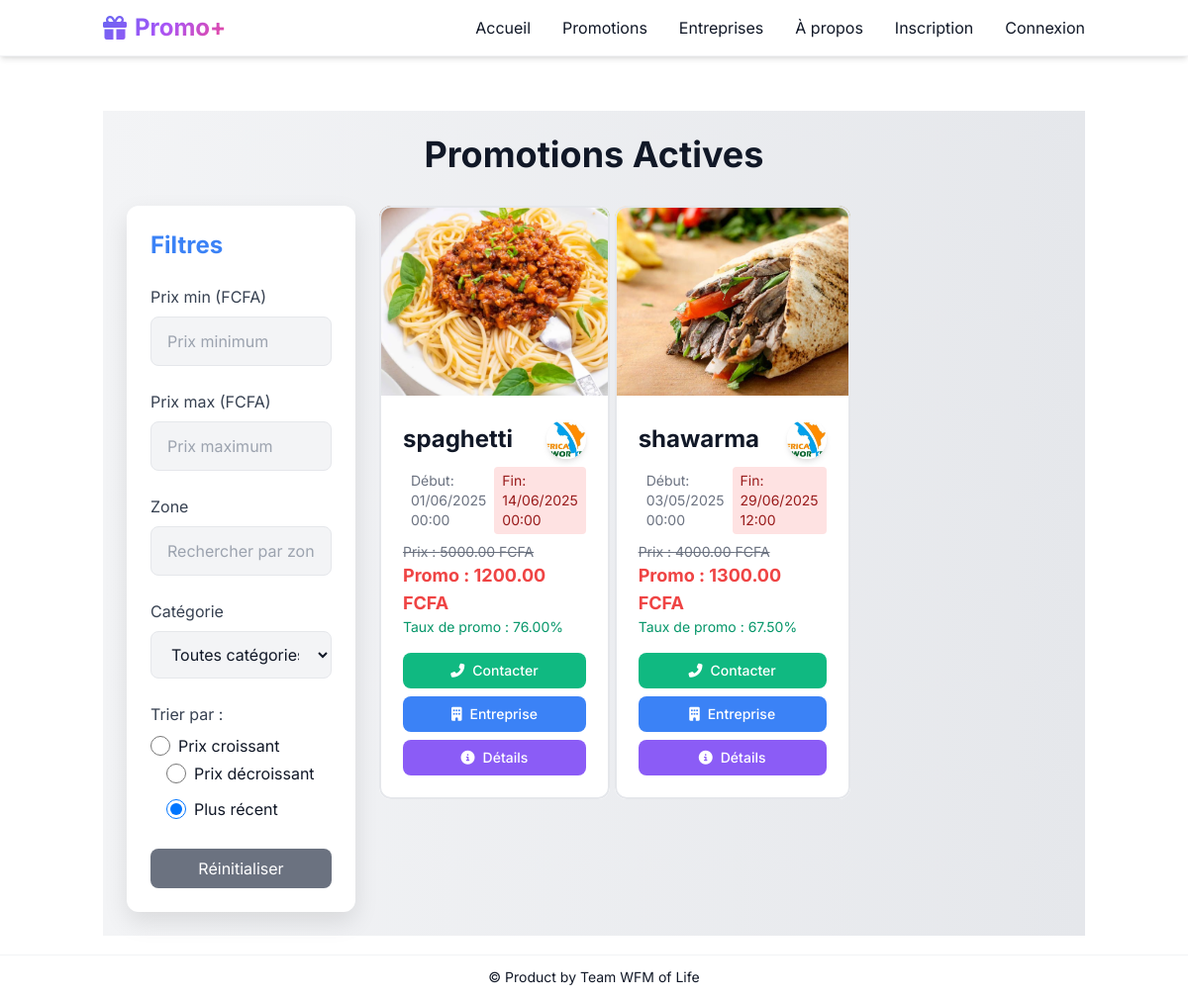
/promotions-actives/, run on the app's committed database.
### promotions/models.py (models this page shows, shortened)
class Produit(models.Model):
    nom = models.CharField(max_length=100)
    description = models.TextField()
    prix = models.DecimalField(max_digits=10, decimal_places=2)
    prix_promotionnel = models.DecimalField(max_digits=10, decimal_places=2)
    date_debut_promo = models.DateTimeField()
    date_fin_promo = models.DateTimeField()
    quantite = models.IntegerField(default=1)
    image = models.ImageField(upload_to='produits/', default='produits/inconnues.jpg')
    categorie = models.ForeignKey(Categorie, on_delete=models.CASCADE)
    entreprise = models.ForeignKey(Entreprise, on_delete=models.CASCADE)
    est_expire = models.BooleanField(default=False)
    @property
    def discount_percentage(self):
        return round(((self.prix - self.prix_promotionnel) / self.prix) * 100, 2)

class Entreprise(models.Model):
    nom = models.CharField(max_length=100)
    categorie_e = models.CharField(max_length=50, choices=[
        ('Hôtel', 'Hôtel'),
        ('Supermarché', 'Supermarché'),
        ('hôpital', 'Hôpital'),
        ('magasin', 'Magasin'),
        ('réseau', 'Réseau'),
    ], default="Supermarché")
    email = models.EmailField()
    description = models.TextField(default="Soyez à l'afflux de nos meilleurs promos")
    contact = models.CharField(max_length=20)
    logo = models.ImageField(upload_to='logos/')
    banniere = models.ImageField(upload_to='bannieres/')
    localisation = models.CharField(max_length=255, help_text="Adresse textuelle pour l'affichage")
    localisation_map = models.TextField(help_text="Texte pour l'iframe Google Maps (ex: '6.1234,1.5678' ou 'Nom+du+lieu')")
    latitude = models.FloatField(blank=True, null=True,default=0)
    longitude = models.FloatField(blank=True, null=True,default=0)
    facebook = models.URLField(blank=True, null=True)
    instagram = models.URLField(blank=True, null=True)
    twitter = models.URLField(blank=True, null=True)
    website = models.URLField(blank=True, null=True)
    meta_description = models.TextField(blank=True, null=True, help_text="Description pour le référencement SEO")
    meta_keywords = models.CharField(max_length=255, blank=True, null=True, help_text="Mots-clés pour le référencement SEO, séparés par des virgules")
    abonnes_count = models.PositiveIntegerField(default=0)
    class Meta:
        verbose_name = "Entreprise"
        verbose_name_plural = "Entreprises"

### promotions/views.py (the view)
# urls.py: path('promotions-actives/', views.promotions_actives, name='promotions_actives'),
def promotions_actives(request):
    categories = Categorie.objects.all()
    produits=Produit.objects.all()
    entreprises = Entreprise.objects.all()
    Produit.objects.filter(
        date_fin_promo__lt=timezone.now(),
        est_expire=False
    ).update(est_expire=True)
    categoriess = Entreprise.objects.values_list('categorie_e', flat=True).distinct()
    produits = Produit.objects.filter(
        est_expire=False,
        date_debut_promo__lte=timezone.now(),
        date_fin_promo__gte=timezone.now()
    ).select_related('entreprise', 'categorie').order_by('-date_debut_promo')
    categories = Categorie.objects.annotate(
        num_produits=Count('produit', filter=models.Q(produit__est_expire=False))
    ).filter(num_produits__gt=0)
    zones_uniques = Entreprise.objects.exclude(
        localisation__isnull=True
    ).exclude(
        localisation__exact=''
    ).values_list('localisation', flat=True).distinct()
    entreprises_count = Entreprise.objects.count()
    context = {
        'produit_list': produits,
        'categories': categories,
        'categoriess': categoriess,
        'zones_uniques': zones_uniques,
        'entreprises_count': entreprises_count,
        'entreprises': entreprises,
    }
    return render(request, 'promotions/liste_produits.html', context)

### promotions/templates/promotions/liste_produits.html (shortened to what this page needs)
{% extends 'base.html' %}
{% block content %}
<div class="min-h-screen bg-gradient-to-r from-gray-100 to-gray-200 dark:from-gray-900 dark:to-gray-800 text-gray-900 dark:text-white p-6 transition-colors duration-300">
    <h1 class="text-4xl font-bold mb-8 text-center animate-fade-in">Promotions Actives</h1>
    <div class="flex flex-col md:flex-row gap-6">
        <aside class="w-full md:w-1/4 p-6 bg-white dark:bg-gray-800 rounded-xl shadow-2xl animate-slide-in-left">
            <h2 class="text-2xl font-bold mb-6 text-blue-500 dark:text-blue-400">Filtres</h2>
            <div class="mb-6">
                <label for="price-min" class="block text-gray-700 dark:text-gray-300 mb-2">Prix min (FCFA)</label>
                <input type="number" id="price-min" class="w-full px-4 py-3 bg-gray-100 dark:bg-gray-700 border border-gray-200 dark:border-gray-600 rounded-lg focus:outline-none focus:ring-2 focus:ring-blue-500 transition-all" placeholder="Prix minimum">
            </div>
            <div class="mb-6">
                <label for="price-max" class="block text-gray-700 dark:text-gray-300 mb-2">Prix max (FCFA)</label>
                <input type="number" id="price-max" class="w-full px-4 py-3 bg-gray-100 dark:bg-gray-700 border border-gray-200 dark:border-gray-600 rounded-lg focus:outline-none focus:ring-2 focus:ring-blue-500 transition-all" placeholder="Prix maximum">
            </div>
            <div class="mb-6">
                <label for="zone" class="block text-gray-700 dark:text-gray-300 mb-2">Zone</label>
                <input type="text" id="zone" class="w-full px-4 py-3 bg-gray-100 dark:bg-gray-700 border border-gray-200 dark:border-gray-600 rounded-lg focus:outline-none focus:ring-2 focus:ring-blue-500 transition-all" placeholder="Rechercher par zone...">
            </div>
            <div class="mb-6">
                <label for="categorie" class="block text-gray-700 dark:text-gray-300 mb-2">Catégorie</label>
                <select id="categorie" class="w-full px-4 py-3 bg-gray-100 dark:bg-gray-700 border border-gray-200 dark:border-gray-600 rounded-lg focus:outline-none focus:ring-2 focus:ring-blue-500 transition-all">
                    <option value="">Toutes catégories</option>
                </select>
            </div>
            <div class="mb-6">
                <label class="block text-gray-700 dark:text-gray-300 mb-2">Trier par :</label>
                <div class="mt-2">
                    <label class="inline-flex items-center">
                        <input type="radio" name="sort" value="asc" class="form-radio h-5 w-5 text-orange-500">
                        <span class="ml-2">Prix croissant</span>
                    </label>
                    <label class="inline-flex items-center ml-4">
                        <input type="radio" name="sort" value="desc" class="form-radio h-5 w-5 text-orange-500">
                        <span class="ml-2">Prix décroissant</span>
                    </label>
                    <label class="inline-flex items-center ml-4 block mt-2">
                        <input type="radio" name="sort" value="recent" class="form-radio h-5 w-5 text-orange-500" checked>
                        <span class="ml-2">Plus récent</span>
                    </label>
                </div>
            </div>
            <button onclick="resetFilters()" class="w-full bg-gray-500 text-white px-4 py-2 rounded-lg hover:bg-gray-600 transition-all">Réinitialiser</button>
        </aside>
        <main class="w-full md:w-3/4">
            <div class="grid grid-cols-1 sm:grid-cols-2 lg:grid-cols-3 gap-6" id="products-container">
                {% for produit in produit_list %}
                {% if not produit.est_expire %}
                <div class="card bg-white dark:bg-gray-800 rounded-xl overflow-hidden transform transition-all duration-300 hover:scale-105 hover:shadow-3xl animate-fade-in relative"
                     data-price="{{ produit.prix_promotionnel }}"
                     data-zone="{{ produit.entreprise.localisation }}"
                     data-categorie="{{ produit.categorie.nom }}"
                     data-date="{{ produit.date_debut_promo|date:'U' }}">
                    <img src="{{ produit.image.url }}" alt="{{ produit.nom }}" class="w-full h-48 object-cover">
                    <div class="p-6">
                        <div class="flex items-center justify-between w-full">
                            <h2 class="text-2xl font-bold text-gray-900 dark:text-white">{{ produit.nom }}</h2>
                            <img src="{{ produit.entreprise.logo.url }}" alt="{{ produit.entreprise.nom }}" class="w-10 h-10 rounded-full object-cover shadow-md">
                        </div>
                        <div class="flex justify-between text-sm text-gray-500 mt-2">
                            <span class="bg-orange-100 text-orange-800 px-2 py-1 rounded">Début: {{ produit.date_debut_promo|date:"d/m/Y H:i" }}</span>
                            <span class="bg-red-100 text-red-800 px-2 py-1 rounded">Fin: {{ produit.date_fin_promo|date:"d/m/Y H:i" }}</span>
                        </div>
                        <div class="mt-2">
                            <p class="text-sm text-gray-500 line-through">Prix : {{ produit.prix }} FCFA</p>
                            <p class="product-price-promo text-lg font-bold text-red-500">Promo : {{ produit.prix_promotionnel }} FCFA</p>
                            <p class="text-sm text-green-600">Taux de promo : {{ produit.discount_percentage }}%</p>
                        </div>
                        <div class="mt-4 flex flex-wrap justify-center gap-2">
                            <button onclick="openContactPopup('{{ produit.entreprise.nom }}', '{{ produit.nom }}', '{{ produit.entreprise.contact }}', '{{ produit.entreprise.email }}')"
                                    class="flex-1 min-w-[120px] bg-green-500 text-white px-3 py-2 rounded-lg text-sm font-medium flex items-center justify-center hover:bg-green-600 transition-all">
                                <i class="fas fa-phone-alt mr-2"></i> Contacter
                            </button>
                            <a href="{% url 'entreprise_public_view' produit.entreprise.id %}"
                            class="flex-1 min-w-[120px] bg-blue-500 text-white px-3 py-2 rounded-lg text-sm font-medium flex items-center justify-center hover:bg-blue-600 transition-all">
                                <i class="fas fa-building mr-2"></i> Entreprise
                            </a>
                            <button onclick="openDetailsPopup('{{ produit.nom }}', '{{ produit.description|escapejs}}', '{{ produit.prix }}', '{{ produit.prix_promo }}', '{{ produit.taux }}', '{{ produit.date_debut_promo }}', '{{ produit.date_fin_promo }}', '{{ produit.entreprise.nom }}', '{{ produit.entreprise.email }}', '{{ produit.entreprise.telephone }}', '{{ produit.entreprise.localisation }}', '{{ produit.entreprise.logo.url }}', '{{ produit.entreprise.banniere.url }}', '{{ produit.image.url }}')"
                                    class="flex-1 min-w-[120px] bg-purple-500 text-white px-3 py-2 rounded-lg text-sm font-medium flex items-center justify-center hover:bg-purple-600 transition-all">
                                <i class="fas fa-info-circle mr-2"></i> Détails
                            </button>
                        </div>
                    </div>
                </div>
                {% endif %}
                {% endfor %}
            </div>
        </main>
    </div>
</div>
{% endblock %}

### promotions/templates/base.html (style rules this page uses)
html { scroll-behavior: smooth; }
body { font-family: 'Inter', sans-serif; }
.transition-mode { transition: background-color 0.5s ease, color 0.5s ease, border-color 0.5s ease; }
:root { --bg-primary: #ffffff; --text-primary: #111827; --text-secondary: #4b5563; --header-bg: rgba(255, 255, 255, 0.9); --header-border: rgba(229, 231, 235, 0.5); --card-bg: #ffffff; --card-border: #e5e7eb; --menu-bg: #ffffff; --menu-shadow: 0 10px 25px -5px rgba(0, 0, 0, 0.1); --menu-hover: #f3f4f6; --accent-color: #6366f1; --accent-hover: #4f46e5; --glow-color: rgba(99, 102, 241, 0.1); }
body { background-color: var(--bg-primary); color: var(--text-primary); font-family: 'Inter', -apple-system, BlinkMacSystemFont, sans-serif; }

### promotions/templates/promotions/liste_produits.html (style rules this page uses)
.animate-fade-in { animation: fade-in 0.5s ease-out forwards; }
.animate-slide-in-left { animation: slide-in-left 0.4s ease-out forwards; }
.transition-all { transition: all 0.3s ease; }
.shadow-2xl { box-shadow: 0 10px 25px rgba(0, 0, 0, 0.1); }
.card { position: relative; overflow: hidden; }
.card { max-width: 320px; margin: 0 auto; transition: all 0.3s ease; }
.card::before { content: ''; position: absolute; top: -2px; left: -2px; right: -2px; bottom: -2px; background: linear-gradient(45deg, rgba(255, 255, 255, 0.1), rgba(255, 255, 255, 0.05)); border-radius: 16px; z-index: -1; }
button { transition: all 0.3s ease; }
input, select { transition: all 0.3s ease; }

### data on the page
Produit: image (picture), nom "spaghetti", entreprise.logo (picture), date_debut_promo "01/06/2025 00:00", date_fin_promo "14/06/2025 00:00", prix "5000.00", prix_promotionnel "1200.00", discount_percentage "76.00"
Produit: image (picture), nom "shawarma", entreprise.logo (picture), date_debut_promo "03/05/2025 00:00", date_fin_promo "29/06/2025 12:00", prix "4000.00", prix_promotionnel "1300.00", discount_percentage "67.50"
